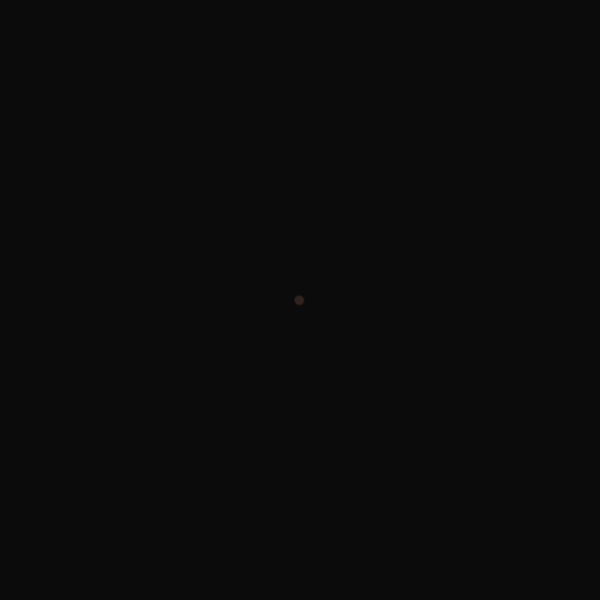
Frame 1 (no input)
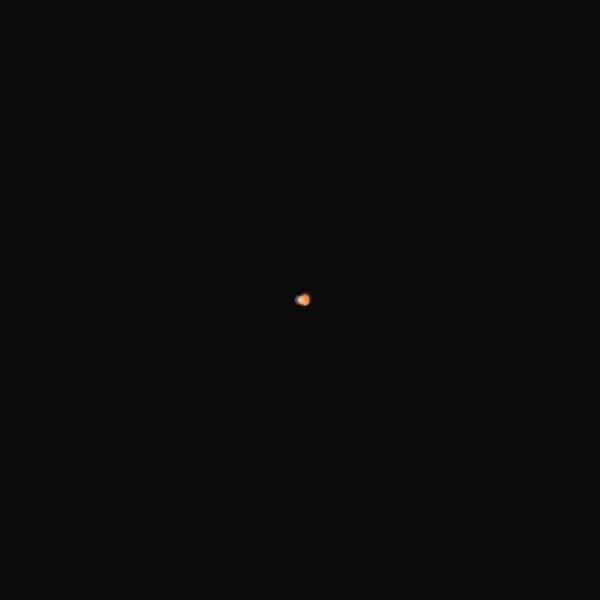
Frame 60 (the mouse pressed at the canvas centre just before this capture)
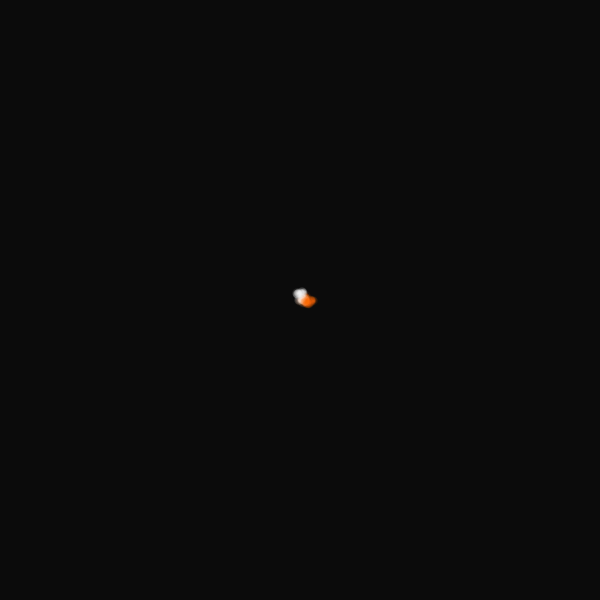
Frame 120 (the mouse held since frame 60 and released just before this capture)

The Processing sketch that drew these frames (run headless with seeded random() and noise(); from frame 60 on, the mouse is pressed at the canvas centre):

// Processing sketch: classwork_02
// ── classwork_02.pde
float x, y, x1, y1, p, p1, r;

void setup() {
  background(11);
  noStroke();
  size(600, 600);
}

void draw() {
  translate(300, 300);
  p = random(1);
  p1 = random(1);
  r = random(1, 10);

  if (p < 0.25) {
    x++;
  }  
  else if (p < 0.5) {
    y++;
  }
  else if (p < 0.75) {
    x--;
  }
  else if (p < 1) {
    y--;
  } 
  
  if (p1 < 0.25) {
    x1++;
  }  
  else if (p1 < 0.5) {
    y1++;
  }
  else if (p1 < 0.75) {
    x1--;
  }
  else if (p1 < 1) {
    y1--;
  } 
  
  fill(255, 20);
  ellipse(x, y, r, r);
  fill(255, 100, 0, 20);
  ellipse(x1, y1, r, r);

}
